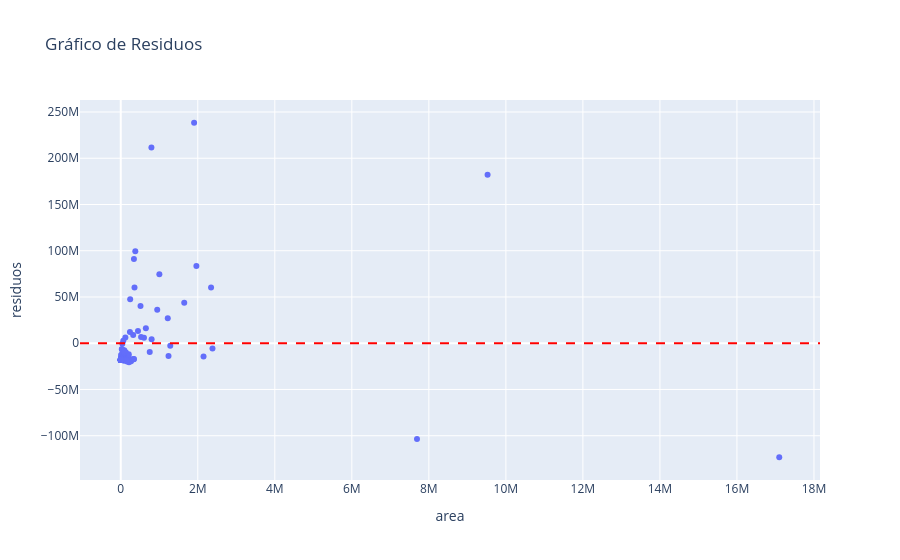

Here is the notebook cell this chart was saved with:
### Code cell
import pandas as pd
import numpy as np
import plotly.express as px
# Calcular predicciones
y_pred = intercept + slope * np.array(df_muestra_ordenada["area"])
# Calcular residuos
residuos = np.array(df_muestra_ordenada["population"]) - y_pred
# Crear dataframe para la gráfica
df_residuos = pd.DataFrame({
    "country": df_muestra_ordenada["country"].values,
    "region": df_muestra_ordenada["region"].values,
    "poblacion": df_muestra_ordenada["population"].values,  # <- desde el df
    "area": df_muestra_ordenada["area"].values,             # <- desde el df
    "y_pred": y_pred,
    "residuos": residuos
})
# Gráfico interactivo
fig = px.scatter(
    df_residuos,
    x="area",
    y="residuos",
    hover_name="country",
    hover_data={
        "region": True,
        "area": True,
        "y_pred": True,
        "residuos": True,
        "poblacion": True
    },
    title="Gráfico de Residuos"
)
fig.add_hline(y=0, line_dash="dash", line_color="red")
# fig.show(renderer="browser")
fig.show()

### Figure 1 — Plotly figure (JSON) as saved in the notebook; plotly's stock layout.template omitted (floating-point values rounded to 4 significant figures; data arrays with more than 128 entries replaced by an {"elided": "..."} marker saying what was removed)
{"data": [{"customdata": {"elided": "100x3 mixed values"}, "hovertemplate": "<b>%{hovertext}</b><br><br>area=%{x}<br>residuos=%{y}<br>region=%{customdata[0]}<br>y_pred=%{customdata[1]}<br>poblacion=%{customdata[2]}<extra></extra>", "hovertext": ["Mali", "Tanzania", "British Indian Ocean Territory", "Zambia", "Egypt", "DR Congo", "Mauritius", "Djibouti", "São Tomé and Príncipe", "Republic of the Congo", "Seychelles", "Gambia", "Ivory Coast", "Cape Verde", "Gabon", "Burundi", "Algeria", "South Africa", "Mozambique", "Ghana", "Dominica", "British Virgin Islands", "Curaçao", "Saint Pierre and Miquelon", "Cayman Islands", "Aruba", "Peru", "Guyana", "Bahamas", "United States", "Cuba", "French Guiana", "Suriname", "Costa Rica", "Turks and Caicos Islands", "Grenada", "Anguilla", "Guadeloupe", "Saint Lucia", "Uruguay", "Mexico", "Honduras", "El Salvador", "Bouvet Island", "French Southern and Antarctic Lands", "Afghanistan", "United Arab Emirates", "Brunei", "North Korea", "Pakistan", "Timor-Leste", "Qatar", "Yemen", "Armenia", "Thailand", "Oman", "Kyrgyzstan", "Jordan", "Uzbekistan", "Bhutan", "Sri Lanka", "Saudi Arabia", "Philippines", "Indonesia", "Iran", "Japan", "Lebanon", "Netherlands", "Finland", "Greece", "North Macedonia", "Ireland", "Andorra", "United Kingdom", "Croatia", "Estonia", "Slovenia", "Belarus", "Russia", "Czechia", "Montenegro", "Germany", "Gibraltar", "Kosovo", "Belgium", "Latvia", "Hungary", "Jersey", "Portugal", "Ukraine", "Niue", "Palau", "Northern Mariana Islands", "American Samoa", "Tuvalu", "Australia", "Samoa", "French Polynesia", "Fiji", "Pitcairn Islands"], "legendgroup": "", "marker": {"color": "#636efa", "symbol": "circle"}, "mode": "markers", "name": "", "orientation": "v", "showlegend": false, "type": "scatter", "x": [1240000.0, 947300.0, 60.0, 752600.0, 1002000.0, 2345000.0, 2040.0, 23200.0, 964.0, 342000.0, 452.0, 10690.0, 322500.0, 4033.0, 267700.0, 27830.0, 2382000.0, 1221000.0, 801600.0, 238500.0, 751.0, 151.0, 444.0, 242.0, 264.0, 180.0, 1285000.0, 215000.0, 13940.0, 9525000.0, 109900.0, 83530.0, 163800.0, 51100.0, 948.0, 344.0, 91.0, 1628.0, 616.0, 181000.0, 1964000.0, 112500.0, 21040.0, 49.0, 7747.0, 652200.0, 83600.0, 5765.0, 120500.0, 796100.0, 14870.0, 11590.0, 528000.0, 29740.0, 513100.0, 309500.0, 200000.0, 89340.0, 447400.0, 38390.0, 65610.0, 2150000.0, 342400.0, 1905000.0, 1648000.0, 377900.0, 10450.0, 41860.0, 338500.0, 132000.0, 25710.0, 70270.0, 468.0, 244400.0, 56590.0, 45230.0, 20270.0, 207600.0, 17100000.0, 78860.0, 13810.0, 357100.0, 6.0, 10910.0, 30530.0, 64560.0, 93030.0, 116.0, 92090.0, 603600.0, 260.0, 459.0, 464.0, 199.0, 26.0, 7692000.0, 2842.0, 4167.0, 18270.0, 47.0], "xaxis": "x", "y": [-13900000.0, 36160000.0, -18070000.0, -9437000.0, 74470000.0, 60310000.0, -16860000.0, -17350000.0, -17880000.0, -16960000.0, -17960000.0, -15810000.0, 8909000.0, -17640000.0, -19540000.0, -6149000.0, -5667000.0, 27090000.0, 4240000.0, 12170000.0, -18020000.0, -18040000.0, -17920000.0, -18070000.0, -17990000.0, -17970000.0, -2606000.0, -20460000.0, -17880000.0, 182100000.0, -9939000.0, -19010000.0, -19860000.0, -13510000.0, -18040000.0, -17970000.0, -18060000.0, -17720000.0, -17900000.0, -17230000.0, 83640000.0, -9833000.0, -12350000.0, -18070000.0, -18190000.0, 16190000.0, -8006000.0, -17700000.0, 6107000.0, 211700000.0, -16900000.0, -15070000.0, 6855000.0, -15430000.0, 40250000.0, -17280000.0, -13730000.0, -7651000.0, 13210000.0, -17850000.0, 2727000.0, -14360000.0, 91020000.0, 238400000.0, 43670000.0, 99580000.0, -12740000.0, -587000.0, -17390000.0, -9611000.0, -16630000.0, -13650000.0, -17990000.0, 47620000.0, -15040000.0, -17370000.0, -16240000.0, -12010000.0, -123300000.0, -8349000.0, -17650000.0, 60170000.0, -18030000.0, -16650000.0, -6695000.0, -17190000.0, -9900000.0, -17970000.0, -8676000.0, 5922000.0, -18070000.0, -18060000.0, -18030000.0, -18030000.0, -18060000.0, -103600000.0, -17910000.0, -17850000.0, -17440000.0, -18070000.0], "yaxis": "y"}], "layout": {"legend": {"tracegroupgap": 0}, "shapes": [{"line": {"color": "red", "dash": "dash"}, "type": "line", "x0": 0, "x1": 1, "xref": "x domain", "y0": 0, "y1": 0, "yref": "y"}], "title": {"text": "Gráfico de Residuos"}, "xaxis": {"anchor": "y", "domain": [0, 1], "title": {"text": "area"}}, "yaxis": {"anchor": "x", "domain": [0, 1], "title": {"text": "residuos"}}}}
